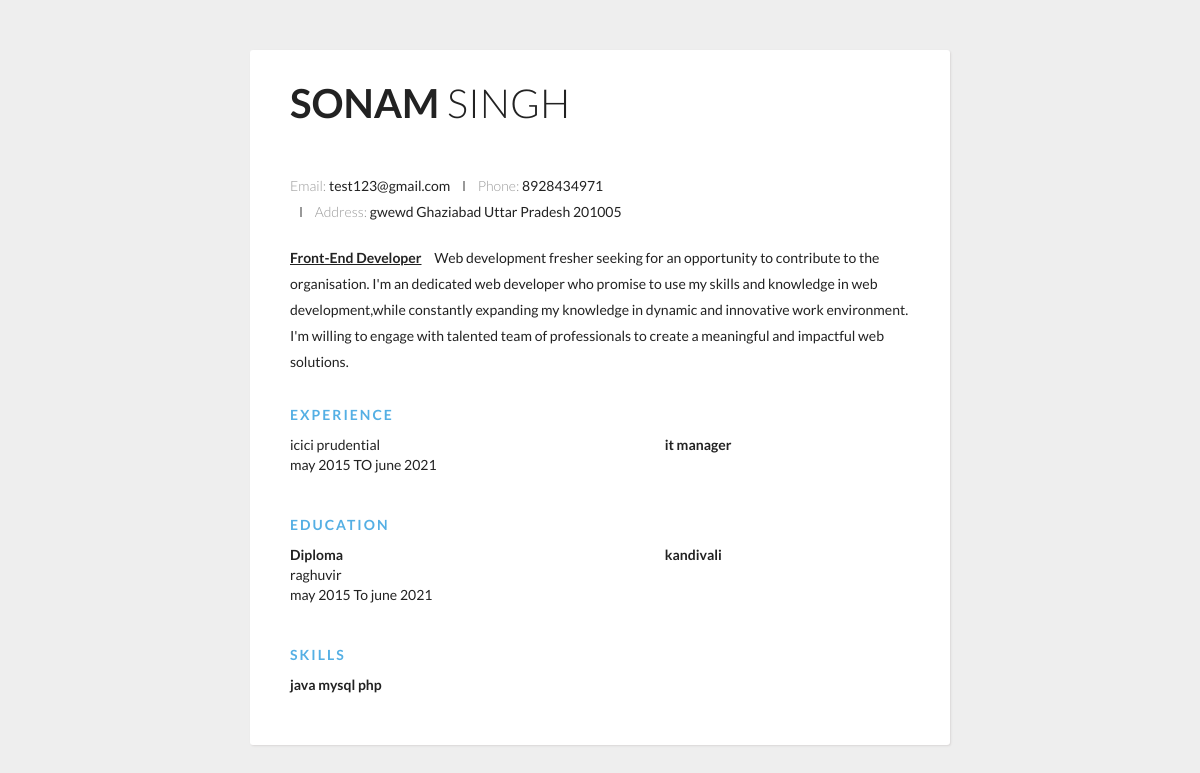
Screenshot of /template.php (signed in) with the database file from the repository.
### tables this page shows
CREATE TABLE `user` (
  `id` int(11) NOT NULL,
  `fname` varchar(25) NOT NULL,
  `lname` varchar(25) NOT NULL,
  `email` varchar(25) NOT NULL,
  `phone` varchar(25) NOT NULL,
  `pass` varchar(25) NOT NULL
);

CREATE TABLE `address` (
  `add_id` int(11) NOT NULL,
  `address` varchar(50) NOT NULL,
  `city` varchar(25) NOT NULL,
  `state` varchar(25) NOT NULL,
  `pin` varchar(25) NOT NULL
);

CREATE TABLE `workexp` (
  `exp_id` int(11) NOT NULL,
  `pname` varchar(25) NOT NULL,
  `cname` varchar(25) NOT NULL,
  `smonth` varchar(25) NOT NULL,
  `syear` varchar(25) NOT NULL,
  `emonth` varchar(25) NOT NULL,
  `eyear` varchar(25) NOT NULL,
  `prof_des` varchar(50) NOT NULL
);

CREATE TABLE `education` (
  `e_id` int(11) NOT NULL,
  `sname` varchar(25) NOT NULL,
  `slocation` varchar(25) NOT NULL,
  `smonth` varchar(25) NOT NULL,
  `syear` varchar(25) NOT NULL,
  `emonth` varchar(25) NOT NULL,
  `eyear` varchar(25) NOT NULL,
  `degree` varchar(25) NOT NULL
);

CREATE TABLE `skill` (
  `s_id` int(11) NOT NULL,
  `skill` varchar(50) NOT NULL
);

### template.php (the view, shortened to what this page needs)
<!DOCTYPE html>
<html lang="en">
<head>
    <link rel="stylesheet" href="template.css" />
</head>
<body>
    <?php
    $conn=mysqli_connect("localhost","root","","resume");
                   $id=$_SESSION['id'];
                   $sql = "SELECT * FROM user WHERE id='$id'";
                   $result = $conn->query($sql);
                   $row = $result->fetch_assoc();
            ?>
    <div class="container">
        <div class="header">
            <div class="full-name">
                <span class="first-name">
                    <?php
                   if(isset($_SESSION['user']))
                   {
                    echo $_SESSION["user"];
                   }
            ?>
                </span>
                <span class="last-name">
                    <?php
                   echo $row["lname"] ."\n";
            ?>
                </span>
            </div>
            <div class="contact-info"><br><br>
                <span class="email">Email: </span>
                <span class="email-val">
                    <?php
                   echo $row["email"] ."\n";
            ?>
                </span>
                <span class="separator"></span>
                <span class="phone">Phone: </span>
                <span class="phone-val">
                    <?php
                   echo $row["phone"] ."\n";
            ?>
                </span><br>
                <span class="separator"></span>
                <span class="email">Address: </span>
                <span class="email-val">
                    <?php
$sql = "SELECT * FROM address WHERE add_id='$id'";
$result = $conn->query($sql);
$row = $result->fetch_assoc();
echo $row["address"] .' '.$row["city"].' '. $row["state"].' '.$row["pin"]. "\n\n";
      ?>
                </span>
            </div>
            <div class="about">
                <span class="position">Front-End Developer </span>
                <span class="desc">
                Web development fresher seeking for an opportunity to contribute to the organisation.
                I'm an dedicated web developer who promise to use my skills and knowledge in web development,while constantly expanding my knowledge in dynamic and innovative work environment.
                I'm willing to engage with talented team of professionals to create a meaningful and impactful web solutions.
                </span>
            </div>
        </div>
        <div class="details">
            <div class="section">
                <div class="section__title">Experience</div>
                <div class="section__list">
                    <div class="section__list-item">
                        <div class="left">
                            <?php $sql = "SELECT * FROM workexp WHERE exp_id='$id'";
$result = $conn->query($sql);
$row = $result->fetch_assoc();
 ?>
                            <div class="addr">
                                <?php echo $row["cname"] ?>
                            </div>
                            <div class="duration">
                                <?php echo $row["smonth"] ?>
                                <?php echo $row["syear"] ?> TO
                                <?php echo $row["emonth"] ?>
                                <?php echo $row["eyear"] ?>
                            </div>
                        </div>
                        <div class="right">
                            <div class="name">
                                <?php echo $row["pname"] ?>
                            </div>
                        </div>
                    </div>
                </div>
            </div>
            <div class="section">
                <?php
    $sql = "SELECT * FROM education WHERE e_id='$id'";
    $result = $conn->query($sql);
    $row = $result->fetch_assoc();
    ?>
                <div class="section__title">Education</div>
                <div class="section__list">
                    <div class="section__list-item">
                        <div class="left">
                            <div class="name">
                                <?php echo $row["degree"] ?>
                            </div>
                            <div class="addr">
                                <?php echo $row["sname"] ?>
                            </div>
                            <div class="duration">
                                <?php echo $row["smonth"]?>
                                <?php echo $row["syear"] ?> To
                                <?php echo $row["emonth"]?>
                                <?php echo $row["eyear"] ?>
                            </div>
                        </div>
                        <div class="right">
                            <div class="name">
                                <?php echo $row["slocation"] ?>
                            </div>
                        </div>
                    </div>
                </div>
            </div>
            <div class="section">
                <div class="section__title">Skills</div>
                <div class="skills">
                    <div class="skills__item">
                        <div class="left">
                            <div class="name">
                                <?php $sql = "SELECT * FROM skill WHERE s_id='$id'";
$result = $conn->query($sql);
$row = $result->fetch_assoc();
echo $row["skill"] . "\n"; ?>
                            </div>
                        </div>
                    </div>
                </div>
            </div>
        </div>
    </div>
</body>
</html>

### template.css (style rules this page uses)
* { margin: 0; padding: 0; box-sizing: border-box; }
html { height: 100%; }
body { min-height: 100%; background: #eee; font-family: 'Lato', sans-serif; font-weight: 400; color: #222; font-size: 14px; line-height: 26px; padding-bottom: 50px; }
.container { max-width: 700px; background: #fff; margin: 0px auto 0px; box-shadow: 1px 1px 2px #DAD7D7; border-radius: 3px; padding: 40px; margin-top: 50px; }

### rows the page displays
user: lname "SINGH", email "test123@gmail.com", phone "8928434971"
address: address "gwewd", city "Ghaziabad", state "Uttar Pradesh", pin "201005"
workexp: cname "icici prudential", smonth "may", syear "2015", emonth "june", eyear "2021", pname "it manager"
education: degree "Diploma", sname "raghuvir", smonth "may", syear "2015", emonth "june", eyear "2021", slocation "kandivali"
skill: skill "java mysql php"

### other values shown
$_SESSION["user"] "SONAM"
